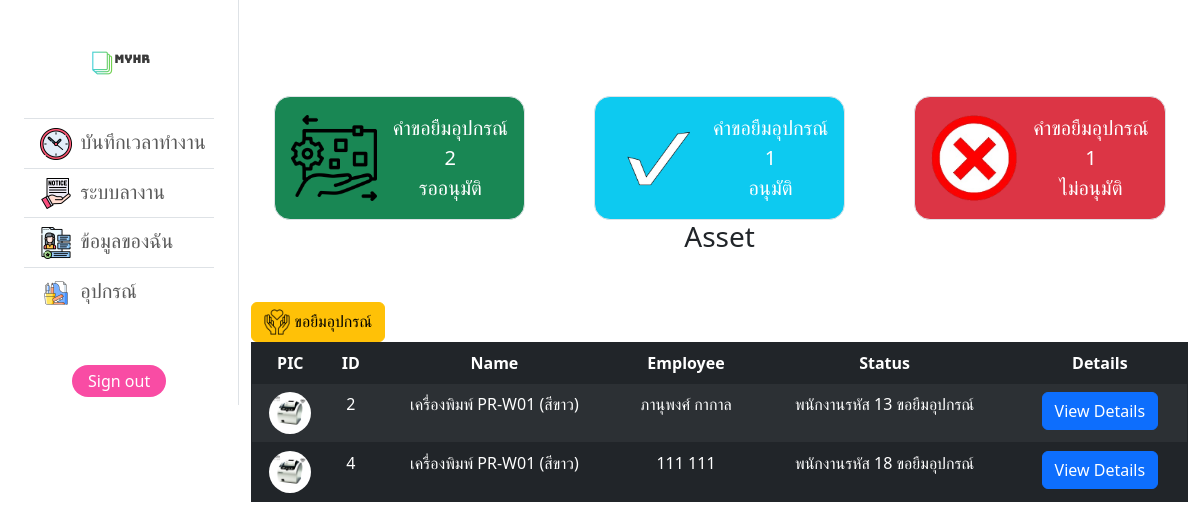
Screenshot of /asset_request.php with the database file from the repository.
### tables this page shows
CREATE TABLE `asset_borrow` (
  `b_id` int(30) NOT NULL,
  `b_create` datetime NOT NULL,
  `asset_id` int(11) NOT NULL,
  `emp_id` int(11) NOT NULL,
  `b_start` date NOT NULL,
  `b_end` date NOT NULL,
  `b_reason` varchar(255) NOT NULL,
  `status` varchar(255) NOT NULL
);

CREATE TABLE `asset` (
  `asset_id` int(30) NOT NULL,
  `asset_name` varchar(255) NOT NULL,
  `asset_detail` varchar(255) NOT NULL,
  `asset_file` varchar(255) NOT NULL,
  `emp_borrow_id` int(30) DEFAULT NULL
);

CREATE TABLE `user_info` (
  `user_id` int(255) NOT NULL,
  `first_name` varchar(255) NOT NULL,
  `last_name` varchar(255) NOT NULL,
  `age` varchar(255) NOT NULL,
  `position` varchar(255) NOT NULL,
  `rank` varchar(255) NOT NULL,
  `img` varchar(255) NOT NULL
);

### asset_request.php (the view, shortened to what this page needs)
<?php
require('config/config.php');
?>
<!DOCTYPE html>
<html lang="en">
<head>
    <link rel="stylesheet" href="style/dashboard.css" />
    <link href="https://cdn.jsdelivr.net/npm/bootstrap@5.3.2/dist/css/bootstrap.min.css" rel="stylesheet" />
</head>
<body>
    <div class="d-flex">
        <nav class="navbar navbar-expand-lg fixed-left sidebar border-end">
            <div class="container-fluid flex-lg-column">
                <a class="navbar-brand m-auto" href="#"><img src="images/myhr.png" alt="" width="100px" height="100px" /></a>
                <div class="offcanvas-body d-flex flex-column p-4 p-lg-0">
                        <ul class="navbar-nav justify-content-center  fs-5 flex-grow-1 flex-lg-column">
                            <li class="nav-item border-top">
                                <a class="nav-link main-btn-hover" href="workio.php"><img src="images/clock.png" alt="" style="width: 3rem; height: 2rem;" class="px-2">บันทึกเวลาทำงาน</a>
                            </li>
                            <li class="nav-item border-top">
                                <a class="nav-link main-btn-hover" href="leave.php"><img src="images/notice.png" alt="" style="width: 3rem; height: 2rem;" class="px-2">ระบบลางาน</a>
                            </li>
                            <li class="nav-item border-top">
                                <a class="nav-link main-btn-hover" href="info.php"><img src="images/personal-data.png" alt="" style="width: 3rem; height: 2rem;" class="px-2">ข้อมูลของฉัน</a>
                            </li>
                            <li class="nav-item border-top">
                                <a class="nav-link main-btn-hover" href="asset.php"><img src="images/office-supplies.png" alt="" style="width: 3rem; height: 2rem;" class="px-2">อุปกรณ์</a>
                            </li>
                        </ul>
                        <div class="d-flex justify-content-center align-items-center gap-3 mt-5">
                            <a href="/hrproject/config/logout.php" class="text-white text-decoration-none px-3 py-1 rounded-4" style="background-color: #f94ca4">Sign out</a>
                        </div>
                    </div>
            </div>
        </nav>
        <div class="container mt-5 m-auto">
            <?php
            $query_req_count = "SELECT COUNT(status) AS total_req FROM asset_borrow WHERE status = 'request'";
            $result_req_count = mysqli_query($conn, $query_req_count);
            if ($result_req_count) {
                $row_req = mysqli_fetch_assoc($result_req_count);
                $total_req = $row_req['total_req'];
            } else {
                echo "Error: " . mysqli_error($conn);
            }
            $query_approve_count = "SELECT COUNT(status) AS total_approve FROM asset_borrow WHERE status = 'approve'";
            $result_approve_count = mysqli_query($conn, $query_approve_count);
            if ($result_approve_count) {
                $row_approve = mysqli_fetch_assoc($result_approve_count);
                $total_approve = $row_approve['total_approve'];
            } else {
                echo "Error: " . mysqli_error($conn);
            }
            $query_reject_count = "SELECT COUNT(status) AS total_reject FROM asset_borrow WHERE status = 'decline'";
            $result_reject_count = mysqli_query($conn, $query_reject_count);
            if ($result_reject_count) {
                $row_reject = mysqli_fetch_assoc($result_reject_count);
                $total_reject = $row_reject['total_reject'];
            } else {
                echo "Error: " . mysqli_error($conn);
            }
            ?>
            <div class="row fs-5 mt-5 text-center">
                <div class="col-12 col-md-6 col-xl-4">
                    <a href="asset_request.php">
                        <div class="p-1 bg-success border rounded-4 d-inline-flex text-white p-3 align-items-center justify-content-center">
                            <img src="images/digital-asset-management.png" alt="" width="86px" class="me-3">
                            <p class="m-auto">คำขอยืมอุปกรณ์<br><?php echo $total_req; ?> <br>รออนุมัติ</p>
                        </div>
                    </a>
                </div>
                <div class="col-12 col-md-6 col-xl-4">
                    <a href="asset_approve.php">
                        <div class="p-1 bg-info border rounded-4 d-inline-flex text-white p-3 align-items-center justify-content-center">
                            <img src="images/check.png" alt="" width="86px" class="me-3">
                            <p class="m-auto">คำขอยืมอุปกรณ์<br><?php echo $total_approve; ?> <br>อนุมัติ</p>
                        </div>
                    </a>
                </div>
                <div class="col-12 col-md-6 col-xl-4">
                    <a href="asset_decline.php">
                        <div class="p-1 bg-danger border rounded-4 d-inline-flex text-white p-3 align-items-center justify-content-center">
                            <img src="images/x-mark.png" alt="" width="86px" class="me-3">
                            <p class="m-auto">คำขอยืมอุปกรณ์<br><?php echo $total_reject; ?> <br>ไม่อนุมัติ</p>
                        </div>
                    </a>
                </div>
            </div>
            <h3 class="text-center">Asset </h3>
            <div class="mt-5">
                <div class="">
                    <button type="submit" name="submit" id="submitBtny" class="btn btn-warning" data-bs-toggle="modal" data-bs-target="#staticBackdrop2"><img src="images/solidarity.png" style="width : 26px;"> ขอยืมอุปกรณ์</button>
                </div>
                <?php
                $query = "SELECT asset_borrow.*, asset.*, user_info.*
                FROM asset_borrow
                INNER JOIN asset ON asset_borrow.asset_id = asset.asset_id
                INNER JOIN user_info ON asset_borrow.emp_id = user_info.user_id
                WHERE asset_borrow.status = 'request'";
                $result = mysqli_query($conn, $query);
                if (!$result) {
                    echo "Error: " . mysqli_error($conn);
                } else {
                ?>
                    <table class="table table-hover border border-dark text-center m-auto table table-dark table-striped table-hover">
                        <thead class="align-item-center">
                            <tr>
                                <th>PIC</th>
                                <th>ID</th>
                                <th>Name</th>
                                <th>Employee</th>
                                <th>Status</th>
                                <th>Details</th>
                            </tr>
                        </thead>
                        <tbody>
                            <?php while ($row = mysqli_fetch_assoc($result)) { ?>
                                <tr>
                                    <td><img src="config/asset/<?php echo $row['asset_file'] ?>" alt="" class="rounded-circle" style="width: 42px; height: 42px; object-fit: cover;"></td>
                                    <td class="b_id"><?php echo $row['b_id'] ?></td>
                                    <td><?php echo $row['asset_name'] ?></td>
                                    <td><?php echo $row['first_name'] . ' ' . $row['last_name']; ?></td>
                                    <?php if ($row['status'] == 'request') { ?>
                                        <td>พนักงานรหัส <?php echo $row['emp_id'] ?> ขอยืมอุปกรณ์</td>
                                    <?php } else { ?>
                                        <td>
                                            <font color="white">สามารถขอยืมใช้งานได้</font>
                                        </td>
                                    <?php } ?>
                                    <td>
                                        <button type="button" class="btn btn-primary view_data" data-bs-toggle="modal" data-bs-target="#viewusermodal">
                                            View Details
                                        </button>
                                    </td>
                                </tr>
                            <?php } ?>
                        </tbody>
                    </table>
                <?php
                } ?>
</body>
</html>

### style/dashboard.css (style rules this page uses)
.sidebar { width: 25%; height: 100%; background-color: rgb(255, 255, 255); }
ul { list-style-type: none; }

### rows the page displays
asset_borrow: asset.asset_file (picture), b_id "2", asset.asset_name "เครื่องพิมพ์ PR-W01 (สีขาว)", user_info.first_name "ภานุพงศ์", user_info.last_name "กากาล", emp "13"
asset_borrow: asset.asset_file (picture), b_id "4", asset.asset_name "เครื่องพิมพ์ PR-W01 (สีขาว)", user_info.first_name "111", user_info.last_name "111", emp "18"

### other values shown
$total_req "2"
$total_approve "1"
$total_reject "1"
